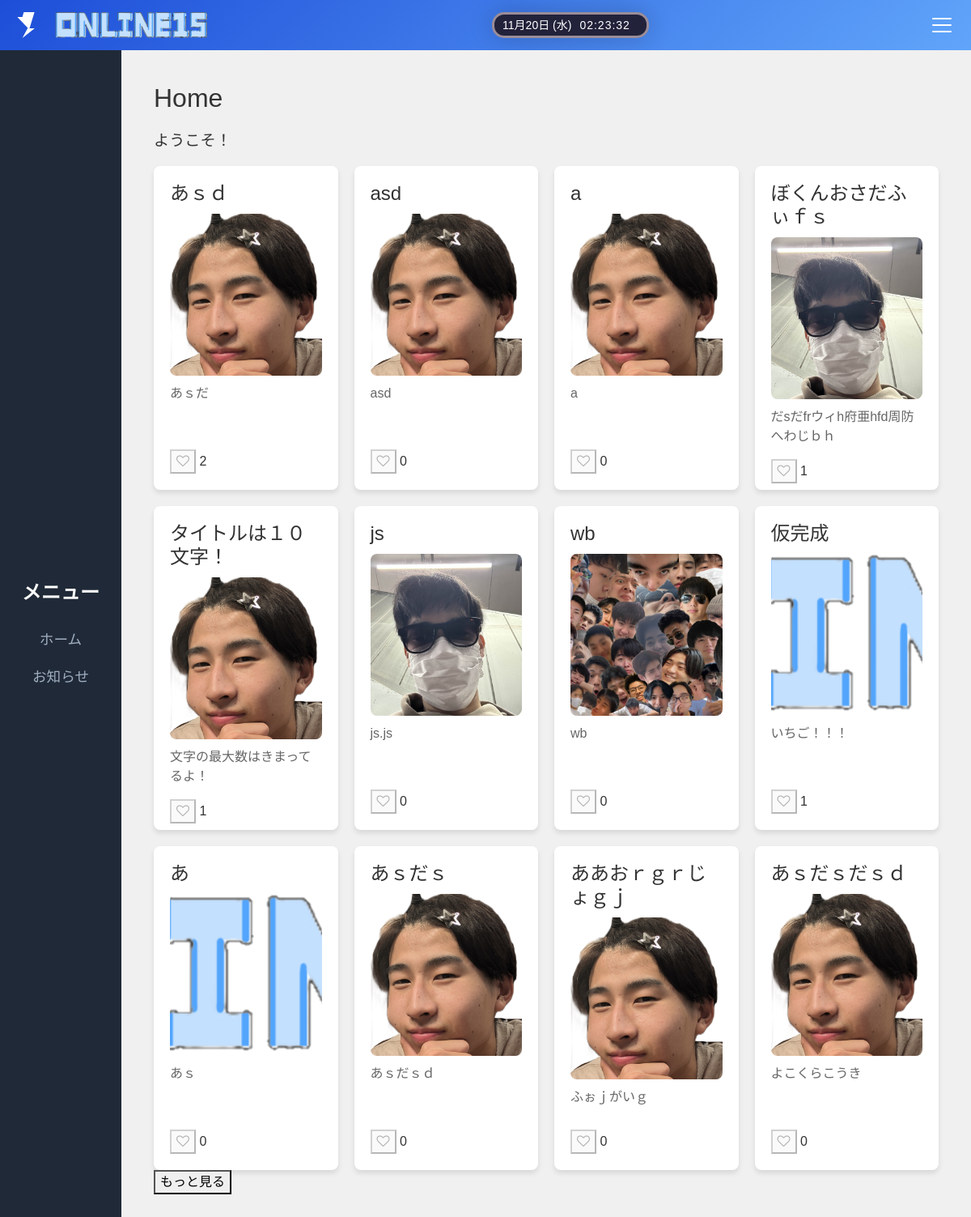
Before: / with the older database file.
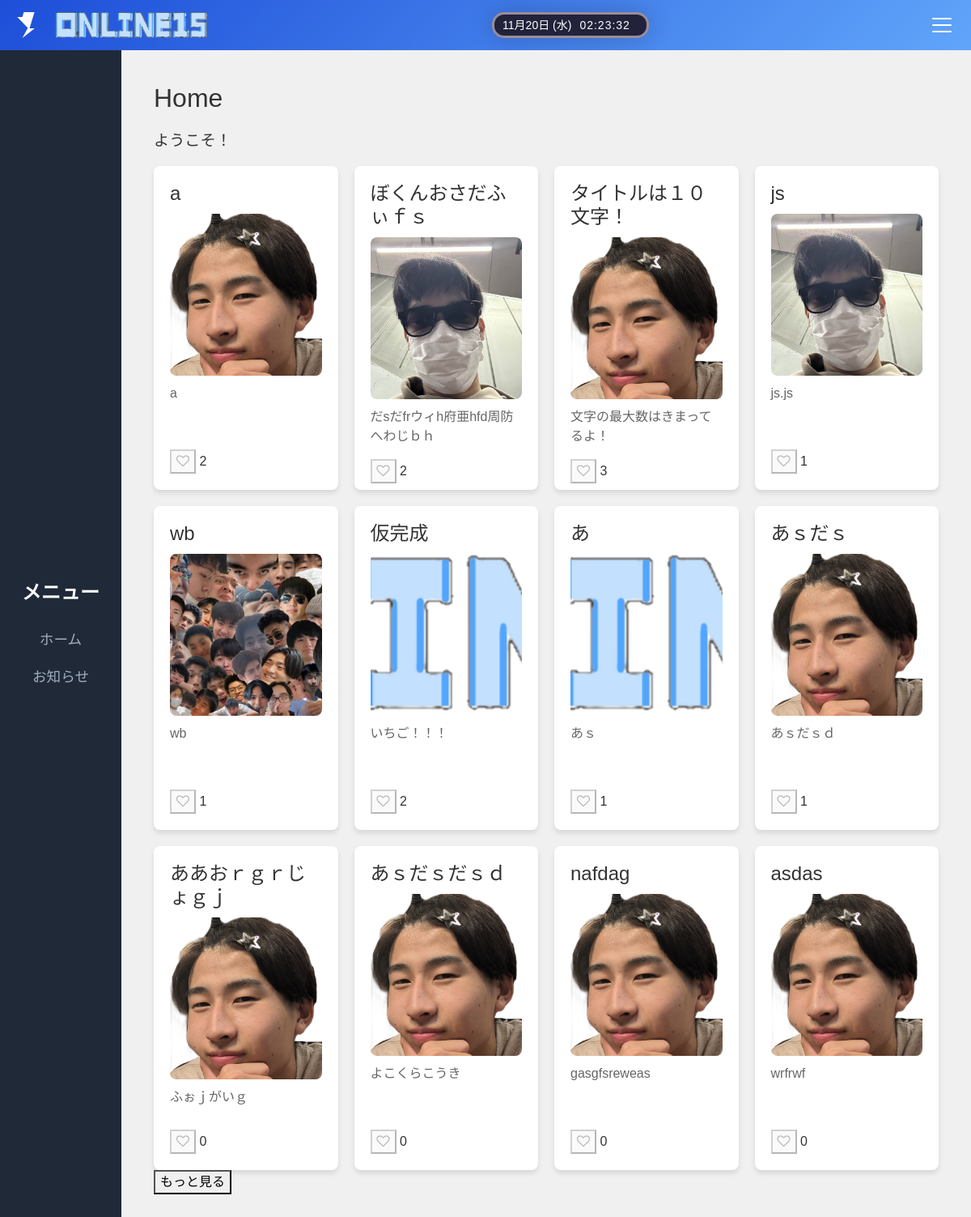
After: the same page with the newer database file.
### Online_15/models.py (models this page shows)
class Post(models.Model):
    user = models.ForeignKey(CustomUser, on_delete=models.CASCADE)  # ユーザー
    title = models.CharField(max_length=255)  # タイトル
    content = models.TextField()  # 本文
    Image = models.ImageField(upload_to='images/', blank=True, null=True)  # 画像
    posted_at = models.DateTimeField(auto_now_add=True)  # 投稿日時
    likes = models.IntegerField(default=0)  # いいね数
    share_link = models.URLField(blank=True, null=True)  # シェアリンク
    comment_count = models.IntegerField(default=0)  # コメント数

### Online_15/views.py (the view)
# urls.py: path('', HomePageView.as_view(), name='home'),
class HomePageView(TemplateView):
    template_name = 'Online_15/home.html'
    def get_context_data(self, **kwargs):
        context = super().get_context_data(**kwargs)
        posts = Post.objects.all()
        paginator = Paginator(posts, 12)
        page_number = self.request.GET.get('page')
        page_obj = paginator.get_page(page_number)
        if self.request.headers.get('x-requested-with') == 'XMLHttpRequest':
            posts_list = list(page_obj.object_list.values('id', 'title', 'content', 'Image'))
            return JsonResponse({'posts': posts_list, 'has_next': page_obj.has_next()})
        context['page_obj'] = page_obj
        return context

### Online_15/templates/Online_15/home.html (shortened to what this page needs)
{% extends 'Online_15/base.html' %}
{% load static %}
{% load custom_filters %}
{% block content %}
<div class="content">
    <h2>Home</h2>
    <p>ようこそ！</p>
    <div class="posts" id="posts-container" data-infinite-scroll='{ "path": ".pagination__next", "append": ".post", "history": false }'>
        {% for post in page_obj %}
            <div class="post">
                <a href="{% url 'post_detail' post.id %}" class="post-link">
                    <h3>{{ post.title|slice:":10" }}</h3>
                    {% if post.Image %}
                        <img src="{{ post.Image.url }}" alt="Post Image">
                    {% else %}
                        <img src="{% static 'default_image.jpg' %}" alt="Default Image">
                    {% endif %}
                    <p>{{ post.content|slice:":20" }}</p>
                </a>
                <div class="like-section">
                    {% if user.is_authenticated %}
                        <button class="like-button" data-url="{% url 'like_post' post.id %}" data-liked="{{ user|has_liked:post }}" data-post-id="{{ post.id }}">
                            <i class="fa fa-heart{% if not user|has_liked:post %}-o{% endif %}"></i>
                        </button>
                        <span class="like-count" id="like-count-{{ post.id }}">{{ post.likes }}</span>
                    {% else %}
                        <button class="like-button" disabled>
                            <i class="fa fa-heart-o"></i>
                        </button>
                        <span class="like-count">{{ post.likes }}</span>
                    {% endif %}
                </div>
            </div>
        {% endfor %}
    </div>
    <button id="load-more-button" class="load-more">もっと見る</button>
</div>
{% endblock %}

Changed rows visible on the page:
removed Post: title "あｓｄ", content "あｓだ", likes "2"
removed Post: title "asd", content "asd", likes "0"
changed Post (number 1 of 12 on the later page): likes "0" → "2"
changed Post "ぼくんおさだふぃｆｓ": likes "1" → "2"
changed Post "タイトルは１０文字！": likes "1" → "3"
changed Post "js": likes "0" → "1"
changed Post "wb": likes "0" → "1"
changed Post "仮完成": likes "1" → "2"
changed Post "あｓ": likes "0" → "1"
changed Post "あｓだｓ": likes "0" → "1"
now on this page (row unchanged): Post: title "nafdag", content "gasgfsreweas", likes "0"
now on this page (row unchanged): Post: title "asdas", content "wrfrwf", likes "0"
